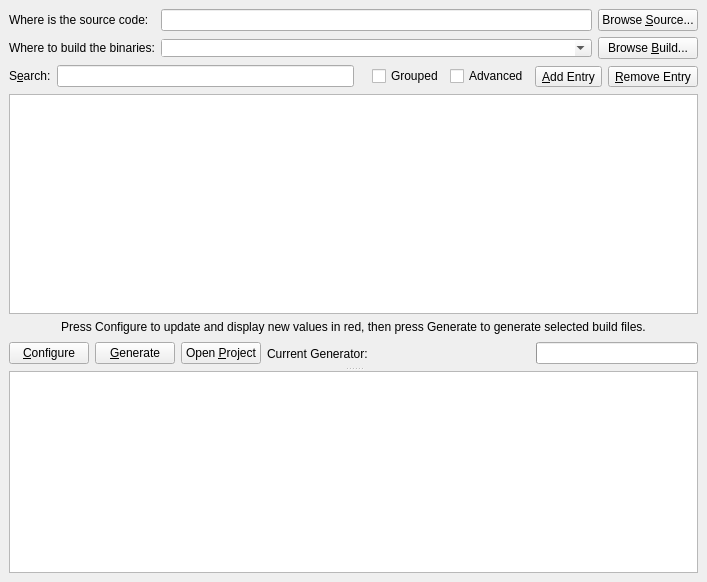
<?xml version="1.0" encoding="UTF-8"?>
<ui version="4.0">
 <class>CMakeSetupDialog</class>
 <widget class="QWidget" name="CMakeSetupDialog">
  <property name="geometry">
   <rect>
    <x>0</x>
    <y>0</y>
    <width>707</width>
    <height>582</height>
   </rect>
  </property>
  <layout class="QGridLayout">
   <property name="margin">
    <number>9</number>
   </property>
   <property name="spacing">
    <number>6</number>
   </property>
   <item row="0" column="0">
    <layout class="QGridLayout">
     <property name="margin">
      <number>0</number>
     </property>
     <property name="spacing">
      <number>6</number>
     </property>
     <item row="0" column="0">
      <widget class="QLabel" name="label">
       <property name="text">
        <string>Where is the source code:</string>
       </property>
      </widget>
     </item>
     <item row="0" column="1">
      <widget class="QLineEdit" name="SourceDirectory"/>
     </item>
     <item row="0" column="2">
      <widget class="QPushButton" name="BrowseSourceDirectoryButton">
       <property name="text">
        <string>Browse &amp;Source...</string>
       </property>
      </widget>
     </item>
     <item row="1" column="0">
      <widget class="QLabel" name="label_2">
       <property name="text">
        <string>Where to build the binaries:</string>
       </property>
      </widget>
     </item>
     <item row="1" column="1">
      <widget class="QComboBox" name="BinaryDirectory">
       <property name="sizePolicy">
        <sizepolicy hsizetype="Ignored" vsizetype="Fixed">
         <horstretch>0</horstretch>
         <verstretch>0</verstretch>
        </sizepolicy>
       </property>
       <property name="styleSheet">
        <string notr="true">padding-left: 0</string>
       </property>
       <property name="editable">
        <bool>true</bool>
       </property>
      </widget>
     </item>
     <item row="1" column="2">
      <widget class="QPushButton" name="BrowseBinaryDirectoryButton">
       <property name="text">
        <string>Browse &amp;Build...</string>
       </property>
      </widget>
     </item>
    </layout>
   </item>
   <item row="1" column="0">
    <widget class="QSplitter" name="Splitter">
     <property name="orientation">
      <enum>Qt::Vertical</enum>
     </property>
     <widget class="QFrame" name="frame">
      <property name="frameShape">
       <enum>QFrame::NoFrame</enum>
      </property>
      <property name="frameShadow">
       <enum>QFrame::Raised</enum>
      </property>
      <layout class="QVBoxLayout">
       <property name="spacing">
        <number>6</number>
       </property>
       <property name="margin">
        <number>0</number>
       </property>
       <item>
        <layout class="QHBoxLayout">
         <property name="spacing">
          <number>6</number>
         </property>
         <property name="margin">
          <number>0</number>
         </property>
         <item>
          <widget class="QLabel" name="label_4">
           <property name="sizePolicy">
            <sizepolicy hsizetype="Fixed" vsizetype="Fixed">
             <horstretch>0</horstretch>
             <verstretch>0</verstretch>
            </sizepolicy>
           </property>
           <property name="text">
            <string>S&amp;earch:</string>
           </property>
           <property name="buddy">
            <cstring>Search</cstring>
           </property>
          </widget>
         </item>
         <item>
          <widget class="QLineEdit" name="Search">
           <property name="sizePolicy">
            <sizepolicy hsizetype="Expanding" vsizetype="Fixed">
             <horstretch>0</horstretch>
             <verstretch>0</verstretch>
            </sizepolicy>
           </property>
          </widget>
         </item>
         <item>
          <spacer>
           <property name="orientation">
            <enum>Qt::Horizontal</enum>
           </property>
           <property name="sizeType">
            <enum>QSizePolicy::Minimum</enum>
           </property>
           <property name="sizeHint" stdset="0">
            <size>
             <width>12</width>
             <height>23</height>
            </size>
           </property>
          </spacer>
         </item>
         <item>
          <widget class="QCheckBox" name="groupedCheck">
           <property name="text">
            <string>Grouped</string>
           </property>
          </widget>
         </item>
         <item>
          <widget class="QCheckBox" name="advancedCheck">
           <property name="text">
            <string>Advanced</string>
           </property>
          </widget>
         </item>
         <item>
          <widget class="QToolButton" name="AddEntry">
           <property name="toolTip">
            <string>Add New Entry</string>
           </property>
           <property name="text">
            <string>&amp;Add Entry</string>
           </property>
           <property name="icon">
            <iconset resource="CMakeSetup.qrc">
             <normaloff>:/Icons/Plus16.png</normaloff>:/Icons/Plus16.png</iconset>
           </property>
           <property name="toolButtonStyle">
            <enum>Qt::ToolButtonTextBesideIcon</enum>
           </property>
          </widget>
         </item>
         <item>
          <widget class="QToolButton" name="RemoveEntry">
           <property name="toolTip">
            <string>Remove Selected Entries</string>
           </property>
           <property name="text">
            <string>&amp;Remove Entry</string>
           </property>
           <property name="icon">
            <iconset resource="CMakeSetup.qrc">
             <normaloff>:/Icons/Delete16.png</normaloff>:/Icons/Delete16.png</iconset>
           </property>
           <property name="toolButtonStyle">
            <enum>Qt::ToolButtonTextBesideIcon</enum>
           </property>
          </widget>
         </item>
        </layout>
       </item>
       <item>
        <widget class="QCMakeCacheView" name="CacheValues">
         <property name="alternatingRowColors">
          <bool>true</bool>
         </property>
         <property name="selectionMode">
          <enum>QAbstractItemView::ExtendedSelection</enum>
         </property>
         <property name="selectionBehavior">
          <enum>QAbstractItemView::SelectRows</enum>
         </property>
        </widget>
       </item>
       <item>
        <widget class="QLabel" name="label_3">
         <property name="text">
          <string>Press Configure to update and display new values in red, then press Generate to generate selected build files.</string>
         </property>
         <property name="alignment">
          <set>Qt::AlignCenter</set>
         </property>
         <property name="wordWrap">
          <bool>true</bool>
         </property>
        </widget>
       </item>
       <item>
        <layout class="QHBoxLayout">
         <property name="spacing">
          <number>6</number>
         </property>
         <property name="margin">
          <number>0</number>
         </property>
         <item>
          <widget class="QPushButton" name="ConfigureButton">
           <property name="text">
            <string>&amp;Configure</string>
           </property>
          </widget>
         </item>
         <item>
          <widget class="QPushButton" name="GenerateButton">
           <property name="text">
            <string>&amp;Generate</string>
           </property>
          </widget>
         </item>
          <item>
            <widget class="QPushButton" name="OpenProjectButton">
              <property name="text">
                <string>Open &amp;Project</string>
              </property>
            </widget>
          </item>
         <item>
          <widget class="QLabel" name="Generator">
           <property name="text">
            <string>Current Generator:</string>
           </property>
          </widget>
         </item>
         <item>
          <spacer>
           <property name="orientation">
            <enum>Qt::Horizontal</enum>
           </property>
           <property name="sizeType">
            <enum>QSizePolicy::Expanding</enum>
           </property>
           <property name="sizeHint" stdset="0">
            <size>
             <width>121</width>
             <height>27</height>
            </size>
           </property>
          </spacer>
         </item>
         <item>
          <widget class="QProgressBar" name="ProgressBar">
           <property name="minimum">
            <number>0</number>
           </property>
           <property name="maximum">
            <number>100</number>
           </property>
           <property name="value">
            <number>0</number>
           </property>
           <property name="textVisible">
            <bool>false</bool>
           </property>
           <property name="orientation">
            <enum>Qt::Horizontal</enum>
           </property>
           <property name="textDirection">
            <enum>QProgressBar::BottomToTop</enum>
           </property>
          </widget>
         </item>
        </layout>
       </item>
      </layout>
     </widget>
     <widget class="QTextEdit" name="Output">
      <property name="lineWrapMode">
       <enum>QTextEdit::NoWrap</enum>
      </property>
      <property name="readOnly">
       <bool>true</bool>
      </property>
     </widget>
    </widget>
   </item>
  </layout>
 </widget>
 <customwidgets>
  <customwidget>
   <class>QCMakeCacheView</class>
   <extends>QTreeView</extends>
   <header>QCMakeCacheView.h</header>
  </customwidget>
 </customwidgets>
 <resources>
  <include location="CMakeSetup.qrc"/>
 </resources>
 <connections/>
</ui>
